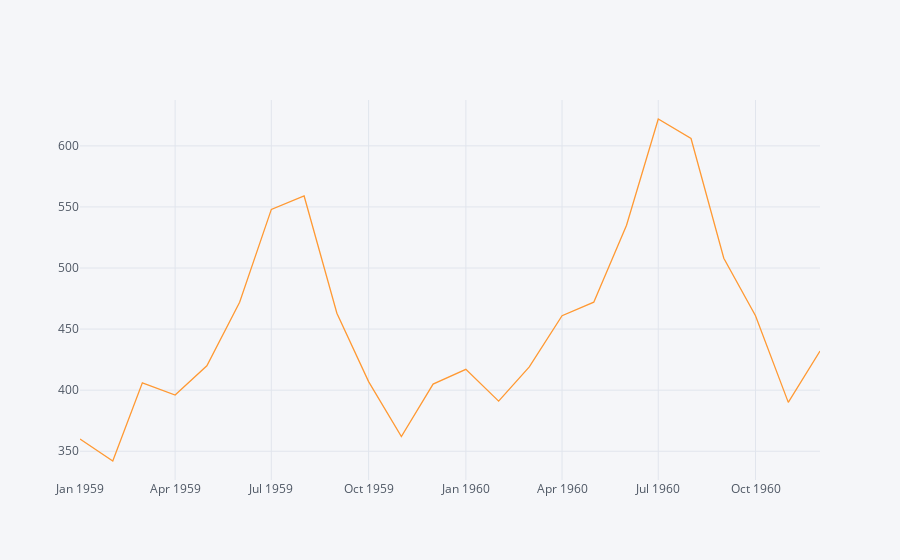

The notebook cell saved with this chart:
### Markdown cell above
Vemos una tendencia al alza que indica que la aerolínea tendría más pasajeros con el tiempo. Aunque hay altibajos en cada momento, generalmente podemos observar que la tendencia aumenta. También podemos notar cómo los altibajos parecen ser un poco regulares, lo que significa que también podríamos estar observando un patrón estacional. Echemos un vistazo más de cerca al observar los datos de algunos años:

### Code cell
airpassengers[(airpassengers.index.year >= 1959)].iplot()

### Figure 1 — Plotly figure (JSON) as saved in the notebook; plotly's stock layout.template omitted (floating-point values rounded to 4 significant figures)
{"data": [{"line": {"color": "rgba(255, 153, 51, 1.0)", "dash": "solid", "shape": "linear", "width": 1.3}, "mode": "lines", "name": "Passengers", "text": "", "type": "scatter", "uid": "d5c88364-fe1d-49f2-93cc-44c0508dce62", "x": ["1959-01-01", "1959-02-01", "1959-03-01", "1959-04-01", "1959-05-01", "1959-06-01", "1959-07-01", "1959-08-01", "1959-09-01", "1959-10-01", "1959-11-01", "1959-12-01", "1960-01-01", "1960-02-01", "1960-03-01", "1960-04-01", "1960-05-01", "1960-06-01", "1960-07-01", "1960-08-01", "1960-09-01", "1960-10-01", "1960-11-01", "1960-12-01"], "y": [360, 342, 406, 396, 420, 472, 548, 559, 463, 407, 362, 405, 417, 391, 419, 461, 472, 535, 622, 606, 508, 461, 390, 432]}], "layout": {"legend": {"bgcolor": "#F5F6F9", "font": {"color": "#4D5663"}}, "paper_bgcolor": "#F5F6F9", "plot_bgcolor": "#F5F6F9", "title": {"font": {"color": "#4D5663"}}, "xaxis": {"gridcolor": "#E1E5ED", "showgrid": true, "tickfont": {"color": "#4D5663"}, "title": {"font": {"color": "#4D5663"}, "text": ""}, "zerolinecolor": "#E1E5ED"}, "yaxis": {"gridcolor": "#E1E5ED", "showgrid": true, "tickfont": {"color": "#4D5663"}, "title": {"font": {"color": "#4D5663"}, "text": ""}, "zerolinecolor": "#E1E5ED"}}}
